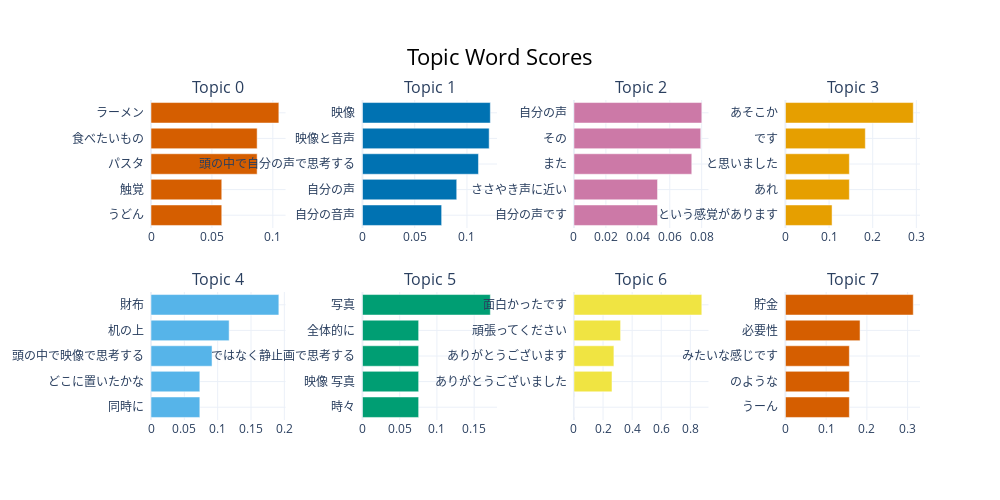

Write notebook code for a chart like this one.
### Code cell
topic_model.visualize_barchart()

### Figure 1 — Plotly figure (JSON) as saved in the notebook; plotly's stock layout.template omitted (floating-point values rounded to 4 significant figures)
{"data": [{"marker": {"color": "#D55E00"}, "orientation": "h", "type": "bar", "x": [0.05809, 0.05809, 0.08713, 0.08713, 0.1049], "xaxis": "x", "y": ["うどん  ", "触覚  ", "パスタ  ", "食べたいもの  ", "ラーメン  "], "yaxis": "y"}, {"marker": {"color": "#0072B2"}, "orientation": "h", "type": "bar", "x": [0.07577, 0.0902, 0.111, 0.1212, 0.1223], "xaxis": "x2", "y": ["自分の音声  ", "自分の声  ", "頭の中で自分の声で思考する  ", "映像と音声  ", "映像  "], "yaxis": "y2"}, {"marker": {"color": "#CC79A7"}, "orientation": "h", "type": "bar", "x": [0.05235, 0.05235, 0.07379, 0.07942, 0.08007], "xaxis": "x3", "y": ["自分の声です  ", "ささやき声に近い  ", "また  ", "その  ", "自分の声  "], "yaxis": "y3"}, {"marker": {"color": "#E69F00"}, "orientation": "h", "type": "bar", "x": [0.1069, 0.1465, 0.1465, 0.1831, 0.293], "xaxis": "x4", "y": ["という感覚があります  ", "あれ  ", "と思いました  ", "です  ", "あそこか  "], "yaxis": "y4"}, {"marker": {"color": "#56B4E9"}, "orientation": "h", "type": "bar", "x": [0.07324, 0.07324, 0.09155, 0.1172, 0.1918], "xaxis": "x5", "y": ["同時に  ", "どこに置いたかな  ", "頭の中で映像で思考する  ", "机の上  ", "財布  "], "yaxis": "y5"}, {"marker": {"color": "#009E73"}, "orientation": "h", "type": "bar", "x": [0.07544, 0.07544, 0.07544, 0.07544, 0.1717], "xaxis": "x6", "y": ["時々  ", "映像 写真  ", "ではなく静止画で思考する  ", "全体的に  ", "写真  "], "yaxis": "y6"}, {"marker": {"color": "#F0E442"}, "orientation": "h", "type": "bar", "x": [1e-05, 0.2615, 0.2747, 0.3206, 0.8789], "xaxis": "x7", "y": ["  ", "ありがとうございました  ", "ありがとうございます  ", "頑張ってください  ", "面白かったです  "], "yaxis": "y7"}, {"marker": {"color": "#D55E00"}, "orientation": "h", "type": "bar", "x": [0.1569, 0.1569, 0.1569, 0.1832, 0.3139], "xaxis": "x8", "y": ["うーん  ", "のような  ", "みたいな感じです  ", "必要性  ", "貯金  "], "yaxis": "y8"}], "layout": {"annotations": [{"font": {"size": 16}, "showarrow": false, "text": "Topic 0", "x": 0.0875, "xanchor": "center", "xref": "paper", "y": 1, "yanchor": "bottom", "yref": "paper"}, {"font": {"size": 16}, "showarrow": false, "text": "Topic 1", "x": 0.3625, "xanchor": "center", "xref": "paper", "y": 1, "yanchor": "bottom", "yref": "paper"}, {"font": {"size": 16}, "showarrow": false, "text": "Topic 2", "x": 0.6375, "xanchor": "center", "xref": "paper", "y": 1, "yanchor": "bottom", "yref": "paper"}, {"font": {"size": 16}, "showarrow": false, "text": "Topic 3", "x": 0.9125, "xanchor": "center", "xref": "paper", "y": 1, "yanchor": "bottom", "yref": "paper"}, {"font": {"size": 16}, "showarrow": false, "text": "Topic 4", "x": 0.0875, "xanchor": "center", "xref": "paper", "y": 0.4, "yanchor": "bottom", "yref": "paper"}, {"font": {"size": 16}, "showarrow": false, "text": "Topic 5", "x": 0.3625, "xanchor": "center", "xref": "paper", "y": 0.4, "yanchor": "bottom", "yref": "paper"}, {"font": {"size": 16}, "showarrow": false, "text": "Topic 6", "x": 0.6375, "xanchor": "center", "xref": "paper", "y": 0.4, "yanchor": "bottom", "yref": "paper"}, {"font": {"size": 16}, "showarrow": false, "text": "Topic 7", "x": 0.9125, "xanchor": "center", "xref": "paper", "y": 0.4, "yanchor": "bottom", "yref": "paper"}], "height": 500, "hoverlabel": {"bgcolor": "white", "font": {"family": "Rockwell", "size": 16}}, "showlegend": false, "title": {"font": {"color": "Black", "size": 22}, "text": "Topic Word Scores", "x": 0.5, "xanchor": "center", "yanchor": "top"}, "width": 1000, "xaxis": {"anchor": "y", "domain": [0, 0.175], "showgrid": true}, "xaxis2": {"anchor": "y2", "domain": [0.275, 0.45], "showgrid": true}, "xaxis3": {"anchor": "y3", "domain": [0.55, 0.725], "showgrid": true}, "xaxis4": {"anchor": "y4", "domain": [0.825, 1], "showgrid": true}, "xaxis5": {"anchor": "y5", "domain": [0, 0.175], "showgrid": true}, "xaxis6": {"anchor": "y6", "domain": [0.275, 0.45], "showgrid": true}, "xaxis7": {"anchor": "y7", "domain": [0.55, 0.725], "showgrid": true}, "xaxis8": {"anchor": "y8", "domain": [0.825, 1], "showgrid": true}, "yaxis": {"anchor": "x", "domain": [0.6, 1], "showgrid": true}, "yaxis2": {"anchor": "x2", "domain": [0.6, 1], "showgrid": true}, "yaxis3": {"anchor": "x3", "domain": [0.6, 1], "showgrid": true}, "yaxis4": {"anchor": "x4", "domain": [0.6, 1], "showgrid": true}, "yaxis5": {"anchor": "x5", "domain": [0, 0.4], "showgrid": true}, "yaxis6": {"anchor": "x6", "domain": [0, 0.4], "showgrid": true}, "yaxis7": {"anchor": "x7", "domain": [0, 0.4], "showgrid": true}, "yaxis8": {"anchor": "x8", "domain": [0, 0.4], "showgrid": true}}}
